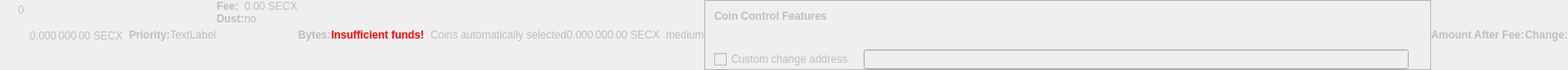
    <widget class="QWidget" name="dummyHideWidget" native="true">
     <property name="enabled">
      <bool>false</bool>
     </property>
     <property name="maximumSize">
      <size>
       <width>100</width>
       <height>22</height>
      </size>
     </property>
     <layout class="QHBoxLayout" name="dummyHideLayout">
      <property name="spacing">
       <number>0</number>
      </property>
      <property name="leftMargin">
       <number>0</number>
      </property>
      <property name="topMargin">
       <number>0</number>
      </property>
      <property name="rightMargin">
       <number>0</number>
      </property>
      <property name="bottomMargin">
       <number>0</number>
      </property>
      <item>
       <layout class="QFormLayout" name="formLayoutCoinControl1">
        <property name="horizontalSpacing">
         <number>10</number>
        </property>
        <property name="verticalSpacing">
         <number>14</number>
        </property>
        <property name="leftMargin">
         <number>10</number>
        </property>
        <property name="topMargin">
         <number>4</number>
        </property>
        <property name="rightMargin">
         <number>6</number>
        </property>
        <item row="0" column="1">
         <widget class="QLabel" name="labelCoinControlBytes">
          <property name="cursor">
           <cursorShape>IBeamCursor</cursorShape>
          </property>
          <property name="contextMenuPolicy">
           <enum>Qt::ActionsContextMenu</enum>
          </property>
          <property name="text">
           <string notr="true">0</string>
          </property>
          <property name="textInteractionFlags">
           <set>Qt::LinksAccessibleByMouse|Qt::TextSelectableByKeyboard|Qt::TextSelectableByMouse</set>
          </property>
         </widget>
        </item>
       </layout>
      </item>
      <item>
       <widget class="QLabel" name="labelCoinControlAfterFee">
        <property name="enabled">
         <bool>false</bool>
        </property>
        <property name="sizePolicy">
         <sizepolicy hsizetype="Fixed" vsizetype="Fixed">
          <horstretch>0</horstretch>
          <verstretch>0</verstretch>
         </sizepolicy>
        </property>
        <property name="minimumSize">
         <size>
          <width>111</width>
          <height>12</height>
         </size>
        </property>
        <property name="maximumSize">
         <size>
          <width>111</width>
          <height>12</height>
         </size>
        </property>
        <property name="cursor">
         <cursorShape>IBeamCursor</cursorShape>
        </property>
        <property name="contextMenuPolicy">
         <enum>Qt::ActionsContextMenu</enum>
        </property>
        <property name="text">
         <string notr="true">0.000 000 00 SECX</string>
        </property>
        <property name="textInteractionFlags">
         <set>Qt::LinksAccessibleByMouse|Qt::TextSelectableByKeyboard|Qt::TextSelectableByMouse</set>
        </property>
       </widget>
      </item>
      <item>
       <widget class="QLabel" name="labelCoinControlPriorityText">
        <property name="enabled">
         <bool>false</bool>
        </property>
        <property name="font">
         <font>
          <weight>75</weight>
          <bold>true</bold>
         </font>
        </property>
        <property name="text">
         <string>Priority:</string>
        </property>
       </widget>
      </item>
      <item>
       <layout class="QHBoxLayout" name="horizontalLayout">
        <item>
         <widget class="QLabel" name="WarningLabel">
          <property name="text">
           <string>TextLabel</string>
          </property>
         </widget>
        </item>
       </layout>
      </item>
      <item>
       <layout class="QFormLayout" name="formLayoutCoinControl3">
        <property name="horizontalSpacing">
         <number>0</number>
        </property>
        <property name="verticalSpacing">
         <number>0</number>
        </property>
        <property name="leftMargin">
         <number>0</number>
        </property>
        <property name="topMargin">
         <number>0</number>
        </property>
        <property name="rightMargin">
         <number>0</number>
        </property>
        <item row="0" column="0">
         <widget class="QLabel" name="labelCoinControlFeeText">
          <property name="enabled">
           <bool>false</bool>
          </property>
          <property name="font">
           <font>
            <weight>75</weight>
            <bold>true</bold>
           </font>
          </property>
          <property name="text">
           <string>Fee:</string>
          </property>
          <property name="margin">
           <number>0</number>
          </property>
         </widget>
        </item>
        <item row="0" column="1">
         <widget class="QLabel" name="labelCoinControlFee">
          <property name="enabled">
           <bool>false</bool>
          </property>
          <property name="cursor">
           <cursorShape>IBeamCursor</cursorShape>
          </property>
          <property name="contextMenuPolicy">
           <enum>Qt::ActionsContextMenu</enum>
          </property>
          <property name="text">
           <string notr="true">0.00 SECX</string>
          </property>
          <property name="textInteractionFlags">
           <set>Qt::LinksAccessibleByMouse|Qt::TextSelectableByKeyboard|Qt::TextSelectableByMouse</set>
          </property>
         </widget>
        </item>
        <item row="1" column="0">
         <widget class="QLabel" name="labelCoinControlLowOutputText">
          <property name="enabled">
           <bool>false</bool>
          </property>
          <property name="font">
           <font>
            <weight>75</weight>
            <bold>true</bold>
           </font>
          </property>
          <property name="text">
           <string>Dust:</string>
          </property>
         </widget>
        </item>
        <item row="1" column="1">
         <widget class="QLabel" name="labelCoinControlLowOutput">
          <property name="enabled">
           <bool>false</bool>
          </property>
          <property name="cursor">
           <cursorShape>IBeamCursor</cursorShape>
          </property>
          <property name="contextMenuPolicy">
           <enum>Qt::ActionsContextMenu</enum>
          </property>
          <property name="text">
           <string>no</string>
          </property>
          <property name="textInteractionFlags">
           <set>Qt::LinksAccessibleByMouse|Qt::TextSelectableByKeyboard|Qt::TextSelectableByMouse</set>
          </property>
         </widget>
        </item>
       </layout>
      </item>
      <item>
       <widget class="QLabel" name="labelCoinControlBytesText">
        <property name="enabled">
         <bool>false</bool>
        </property>
        <property name="font">
         <font>
          <weight>75</weight>
          <bold>true</bold>
         </font>
        </property>
        <property name="text">
         <string>Bytes:</string>
        </property>
       </widget>
      </item>
      <item>
       <layout class="QFormLayout" name="formLayoutCoinControl2">
        <property name="horizontalSpacing">
         <number>0</number>
        </property>
        <property name="verticalSpacing">
         <number>0</number>
        </property>
        <property name="leftMargin">
         <number>0</number>
        </property>
        <property name="topMargin">
         <number>0</number>
        </property>
        <property name="rightMargin">
         <number>0</number>
        </property>
       </layout>
      </item>
      <item>
       <layout class="QHBoxLayout" name="horizontalLayoutCoinControl2">
        <property name="spacing">
         <number>0</number>
        </property>
        <property name="bottomMargin">
         <number>0</number>
        </property>
       </layout>
      </item>
      <item>
       <widget class="QLabel" name="labelCoinControlInsuffFunds">
        <property name="enabled">
         <bool>false</bool>
        </property>
        <property name="minimumSize">
         <size>
          <width>0</width>
          <height>0</height>
         </size>
        </property>
        <property name="font">
         <font>
          <weight>75</weight>
          <bold>true</bold>
         </font>
        </property>
        <property name="styleSheet">
         <string notr="true">color:red;font-weight:bold;</string>
        </property>
        <property name="text">
         <string>Insufficient funds!</string>
        </property>
        <property name="margin">
         <number>5</number>
        </property>
       </widget>
      </item>
      <item>
       <layout class="QFormLayout" name="formLayoutCoinControl4">
        <property name="horizontalSpacing">
         <number>0</number>
        </property>
        <property name="verticalSpacing">
         <number>0</number>
        </property>
        <property name="leftMargin">
         <number>0</number>
        </property>
        <property name="topMargin">
         <number>0</number>
        </property>
        <property name="rightMargin">
         <number>0</number>
        </property>
       </layout>
      </item>
      <item>
       <widget class="QLabel" name="labelCoinControlChangeLabel">
        <property name="enabled">
         <bool>false</bool>
        </property>
        <property name="sizePolicy">
         <sizepolicy hsizetype="Preferred" vsizetype="Expanding">
          <horstretch>0</horstretch>
          <verstretch>0</verstretch>
         </sizepolicy>
        </property>
        <property name="minimumSize">
         <size>
          <width>0</width>
          <height>0</height>
         </size>
        </property>
        <property name="text">
         <string/>
        </property>
        <property name="margin">
         <number>3</number>
        </property>
       </widget>
      </item>
      <item>
       <widget class="QLabel" name="labelCoinControlAutomaticallySelected">
        <property name="enabled">
         <bool>false</bool>
        </property>
        <property name="sizePolicy">
         <sizepolicy hsizetype="Fixed" vsizetype="Fixed">
          <horstretch>0</horstretch>
          <verstretch>0</verstretch>
         </sizepolicy>
        </property>
        <property name="minimumSize">
         <size>
          <width>0</width>
          <height>0</height>
         </size>
        </property>
        <property name="maximumSize">
         <size>
          <width>240</width>
          <height>16777215</height>
         </size>
        </property>
        <property name="text">
         <string>Coins automatically selected</string>
        </property>
        <property name="margin">
         <number>5</number>
        </property>
       </widget>
      </item>
      <item>
       <widget class="QLabel" name="labelCoinControlChange">
        <property name="enabled">
         <bool>false</bool>
        </property>
        <property name="sizePolicy">
         <sizepolicy hsizetype="Fixed" vsizetype="Fixed">
          <horstretch>0</horstretch>
          <verstretch>0</verstretch>
         </sizepolicy>
        </property>
        <property name="minimumSize">
         <size>
          <width>111</width>
          <height>0</height>
         </size>
        </property>
        <property name="maximumSize">
         <size>
          <width>111</width>
          <height>16777215</height>
         </size>
        </property>
        <property name="cursor">
         <cursorShape>IBeamCursor</cursorShape>
        </property>
        <property name="contextMenuPolicy">
         <enum>Qt::ActionsContextMenu</enum>
        </property>
        <property name="text">
         <string notr="true">0.000 000 00 SECX</string>
        </property>
        <property name="textInteractionFlags">
         <set>Qt::LinksAccessibleByMouse|Qt::TextSelectableByKeyboard|Qt::TextSelectableByMouse</set>
        </property>
       </widget>
      </item>
      <item>
       <widget class="QLabel" name="labelCoinControlPriority">
        <property name="enabled">
         <bool>false</bool>
        </property>
        <property name="cursor">
         <cursorShape>IBeamCursor</cursorShape>
        </property>
        <property name="contextMenuPolicy">
         <enum>Qt::ActionsContextMenu</enum>
        </property>
        <property name="text">
         <string>medium</string>
        </property>
        <property name="textInteractionFlags">
         <set>Qt::LinksAccessibleByMouse|Qt::TextSelectableByKeyboard|Qt::TextSelectableByMouse</set>
        </property>
       </widget>
      </item>
      <item>
       <widget class="QFrame" name="frameCoinControl">
        <property name="sizePolicy">
         <sizepolicy hsizetype="Expanding" vsizetype="Expanding">
          <horstretch>0</horstretch>
          <verstretch>0</verstretch>
         </sizepolicy>
        </property>
        <property name="maximumSize">
         <size>
          <width>16777215</width>
          <height>16777215</height>
         </size>
        </property>
        <property name="frameShape">
         <enum>QFrame::StyledPanel</enum>
        </property>
        <property name="frameShadow">
         <enum>QFrame::Sunken</enum>
        </property>
        <layout class="QVBoxLayout" name="verticalLayoutCoinControl2_2">
         <property name="spacing">
          <number>0</number>
         </property>
         <property name="leftMargin">
          <number>0</number>
         </property>
         <property name="topMargin">
          <number>0</number>
         </property>
         <property name="rightMargin">
          <number>0</number>
         </property>
         <property name="bottomMargin">
          <number>0</number>
         </property>
         <item>
          <layout class="QVBoxLayout" name="verticalLayoutCoinControl" stretch="0,0,0,1">
           <property name="spacing">
            <number>0</number>
           </property>
           <property name="leftMargin">
            <number>10</number>
           </property>
           <property name="topMargin">
            <number>10</number>
           </property>
           <item>
            <layout class="QHBoxLayout" name="horizontalLayoutCoinControl1">
             <property name="bottomMargin">
              <number>15</number>
             </property>
             <item>
              <widget class="QLabel" name="labelCoinControlFeatures">
               <property name="enabled">
                <bool>false</bool>
               </property>
               <property name="sizePolicy">
                <sizepolicy hsizetype="Preferred" vsizetype="Maximum">
                 <horstretch>0</horstretch>
                 <verstretch>0</verstretch>
                </sizepolicy>
               </property>
               <property name="font">
                <font>
                 <weight>75</weight>
                 <bold>true</bold>
                </font>
               </property>
               <property name="styleSheet">
                <string notr="true">font-weight:bold;</string>
               </property>
               <property name="text">
                <string>Coin Control Features</string>
               </property>
              </widget>
             </item>
            </layout>
           </item>
           <item>
            <widget class="QWidget" name="widgetCoinControl" native="true">
             <property name="sizePolicy">
              <sizepolicy hsizetype="Preferred" vsizetype="Preferred">
               <horstretch>0</horstretch>
               <verstretch>0</verstretch>
              </sizepolicy>
             </property>
             <property name="minimumSize">
              <size>
               <width>0</width>
               <height>0</height>
              </size>
             </property>
             <property name="styleSheet">
              <string notr="true"/>
             </property>
             <layout class="QHBoxLayout" name="horizontalLayoutCoinControl5_2">
              <property name="leftMargin">
               <number>0</number>
              </property>
              <property name="topMargin">
               <number>0</number>
              </property>
              <property name="rightMargin">
               <number>0</number>
              </property>
              <property name="bottomMargin">
               <number>0</number>
              </property>
              <item>
               <layout class="QHBoxLayout" name="horizontalLayoutCoinControl3">
                <property name="spacing">
                 <number>20</number>
                </property>
                <property name="topMargin">
                 <number>0</number>
                </property>
                <property name="bottomMargin">
                 <number>10</number>
                </property>
               </layout>
              </item>
             </layout>
            </widget>
           </item>
           <item>
            <layout class="QHBoxLayout" name="horizontalLayoutCoinControl4" stretch="0,0,0">
             <property name="spacing">
              <number>12</number>
             </property>
             <property name="sizeConstraint">
              <enum>QLayout::SetDefaultConstraint</enum>
             </property>
             <property name="topMargin">
              <number>5</number>
             </property>
             <property name="rightMargin">
              <number>5</number>
             </property>
             <item>
              <widget class="QCheckBox" name="checkBoxCoinControlChange">
               <property name="enabled">
                <bool>false</bool>
               </property>
               <property name="toolTip">
                <string>If this is activated, but the change address is empty or invalid, change will be sent to a newly generated address.</string>
               </property>
               <property name="text">
                <string>Custom change address</string>
               </property>
              </widget>
             </item>
             <item>
              <widget class="QValidatedLineEdit" name="lineEditCoinControlChange">
               <property name="enabled">
                <bool>false</bool>
               </property>
               <property name="sizePolicy">
                <sizepolicy hsizetype="Expanding" vsizetype="Fixed">
                 <horstretch>0</horstretch>
                 <verstretch>0</verstretch>
                </sizepolicy>
               </property>
              </widget>
             </item>
             <item>
              <widget class="QLabel" name="labelCoinControlChangeLabel_2">
               <property name="sizePolicy">
                <sizepolicy hsizetype="Preferred" vsizetype="Expanding">
                 <horstretch>0</horstretch>
                 <verstretch>0</verstretch>
                </sizepolicy>
               </property>
               <property name="minimumSize">
                <size>
                 <width>0</width>
                 <height>0</height>
                </size>
               </property>
               <property name="text">
                <string/>
               </property>
               <property name="margin">
                <number>3</number>
               </property>
              </widget>
             </item>
            </layout>
           </item>
           <item>
            <spacer name="verticalSpacerCoinControl">
             <property name="orientation">
              <enum>Qt::Vertical</enum>
             </property>
             <property name="sizeHint" stdset="0">
              <size>
               <width>800</width>
               <height>1</height>
              </size>
             </property>
            </spacer>
           </item>
          </layout>
         </item>
        </layout>
       </widget>
      </item>
      <item>
       <widget class="QLabel" name="labelCoinControlAfterFeeText">
        <property name="enabled">
         <bool>false</bool>
        </property>
        <property name="minimumSize">
         <size>
          <width>0</width>
          <height>0</height>
         </size>
        </property>
        <property name="maximumSize">
         <size>
          <width>16777215</width>
          <height>16777215</height>
         </size>
        </property>
        <property name="font">
         <font>
          <weight>75</weight>
          <bold>true</bold>
         </font>
        </property>
        <property name="text">
         <string>Amount After Fee:</string>
        </property>
        <property name="alignment">
         <set>Qt::AlignLeading|Qt::AlignLeft|Qt::AlignVCenter</set>
        </property>
        <property name="margin">
         <number>0</number>
        </property>
       </widget>
      </item>
      <item>
       <widget class="QLabel" name="labelCoinControlChangeText">
        <property name="enabled">
         <bool>false</bool>
        </property>
        <property name="sizePolicy">
         <sizepolicy hsizetype="Preferred" vsizetype="Preferred">
          <horstretch>0</horstretch>
          <verstretch>0</verstretch>
         </sizepolicy>
        </property>
        <property name="minimumSize">
         <size>
          <width>0</width>
          <height>0</height>
         </size>
        </property>
        <property name="maximumSize">
         <size>
          <width>16777215</width>
          <height>16777215</height>
         </size>
        </property>
        <property name="font">
         <font>
          <weight>75</weight>
          <bold>true</bold>
         </font>
        </property>
        <property name="text">
         <string>Change:</string>
        </property>
        <property name="alignment">
         <set>Qt::AlignLeading|Qt::AlignLeft|Qt::AlignVCenter</set>
        </property>
       </widget>
      </item>
     </layout>
    </widget>
